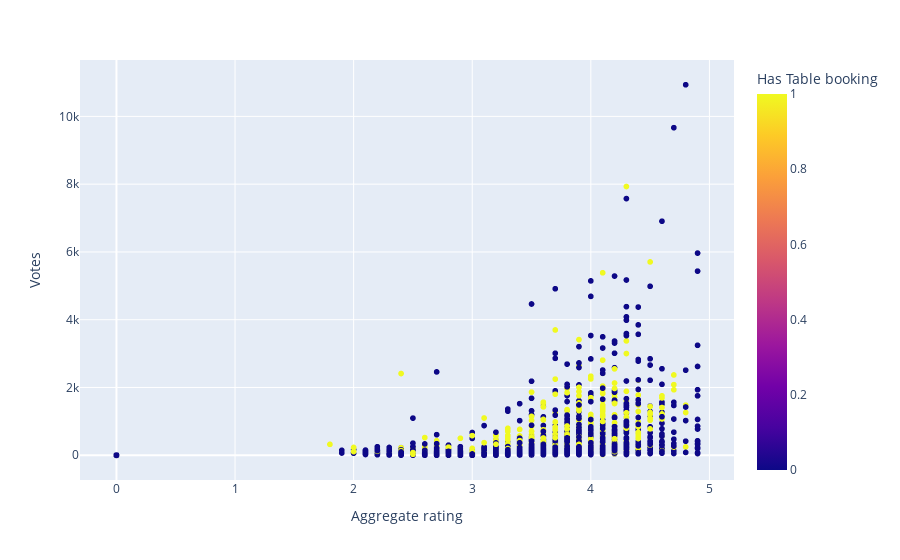

The cell this chart's notebook holds for it:
### Code cell
plt.figure(figsize=(15,8))
px.scatter(zomato_india,x="Aggregate rating",y="Price range",color='Has Table booking' )
px.scatter(zomato_india,x="Aggregate rating",y="Votes",color='Has Table booking' )

### Figure 1 — Plotly figure (JSON) as saved in the notebook; plotly's stock layout.template omitted (floating-point values rounded to 4 significant figures; data arrays with more than 128 entries replaced by an {"elided": "..."} marker saying what was removed)
{"data": [{"hovertemplate": "Aggregate rating=%{x}<br>Votes=%{y}<br>Has Table booking=%{marker.color}<extra></extra>", "legendgroup": "", "marker": {"color": {"elided": "8652 int values"}, "coloraxis": "coloraxis", "symbol": "circle"}, "mode": "markers", "name": "", "showlegend": false, "type": "scattergl", "x": {"elided": "8652 float values"}, "xaxis": "x", "y": {"elided": "8652 int values"}, "yaxis": "y"}], "layout": {"coloraxis": {"colorbar": {"title": {"text": "Has Table booking"}}, "colorscale": [[0, "#0d0887"], [0.1111, "#46039f"], [0.2222, "#7201a8"], [0.3333, "#9c179e"], [0.4444, "#bd3786"], [0.5556, "#d8576b"], [0.6667, "#ed7953"], [0.7778, "#fb9f3a"], [0.8889, "#fdca26"], [1, "#f0f921"]]}, "legend": {"tracegroupgap": 0}, "margin": {"t": 60}, "xaxis": {"anchor": "y", "domain": [0, 1], "title": {"text": "Aggregate rating"}}, "yaxis": {"anchor": "x", "domain": [0, 1], "title": {"text": "Votes"}}}}
